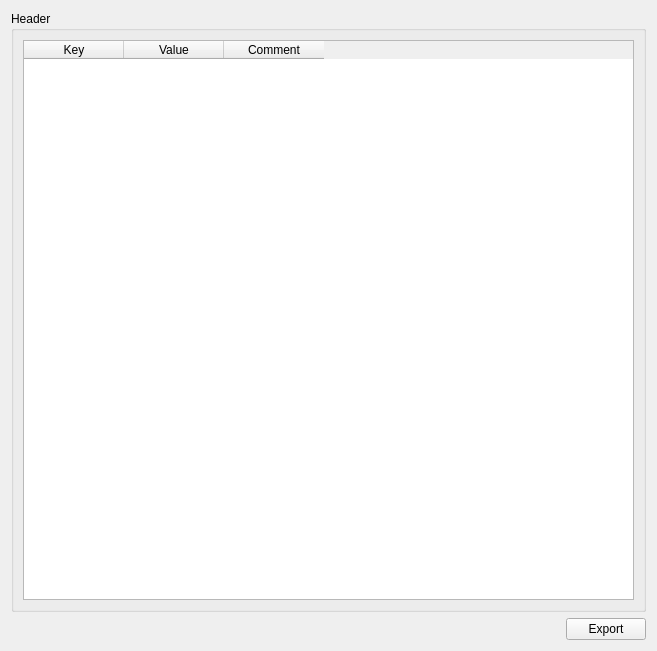
<?xml version="1.0" encoding="UTF-8"?>
<ui version="4.0">
 <class>FormHSelect</class>
 <widget class="QWidget" name="FormHSelect">
  <property name="geometry">
   <rect>
    <x>0</x>
    <y>0</y>
    <width>657</width>
    <height>651</height>
   </rect>
  </property>
  <property name="windowTitle">
   <string>HSelect</string>
  </property>
  <layout class="QGridLayout" name="gridLayout_2">
   <item row="0" column="0" colspan="2">
    <widget class="QGroupBox" name="groupBox">
     <property name="title">
      <string>Header</string>
     </property>
     <layout class="QGridLayout" name="gridLayout">
      <item row="0" column="0">
       <widget class="QTableWidget" name="tableWidgetHeaders">
        <property name="editTriggers">
         <set>QAbstractItemView::NoEditTriggers</set>
        </property>
        <property name="selectionBehavior">
         <enum>QAbstractItemView::SelectRows</enum>
        </property>
        <column>
         <property name="text">
          <string>Key</string>
         </property>
        </column>
        <column>
         <property name="text">
          <string>Value</string>
         </property>
        </column>
        <column>
         <property name="text">
          <string>Comment</string>
         </property>
        </column>
       </widget>
      </item>
     </layout>
    </widget>
   </item>
   <item row="1" column="0">
    <spacer name="horizontalSpacer">
     <property name="orientation">
      <enum>Qt::Horizontal</enum>
     </property>
     <property name="sizeHint" stdset="0">
      <size>
       <width>342</width>
       <height>20</height>
      </size>
     </property>
    </spacer>
   </item>
   <item row="1" column="1">
    <widget class="QPushButton" name="pushButtonExport">
     <property name="text">
      <string>Export</string>
     </property>
    </widget>
   </item>
  </layout>
 </widget>
 <resources/>
 <connections/>
</ui>
